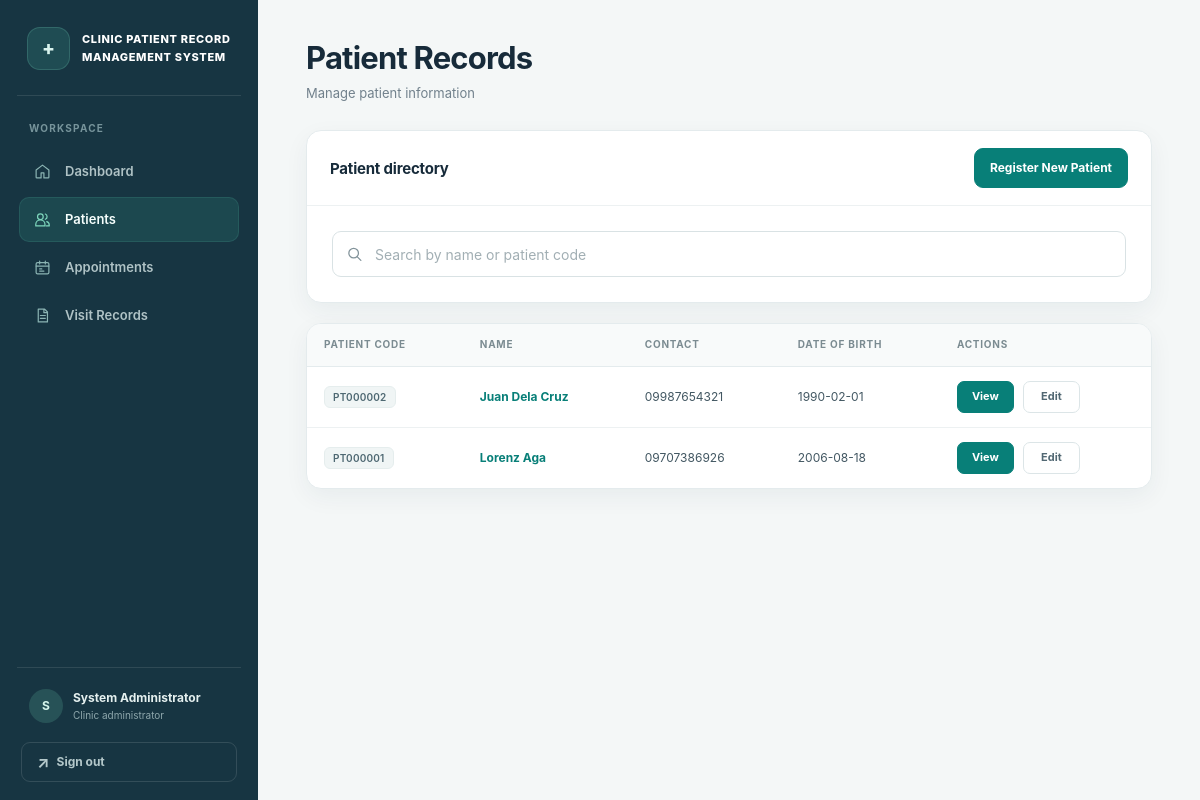
The app's page /patients (signed in) with its own data.
### tables this page shows
CREATE TABLE patients (
    patient_id INTEGER PRIMARY KEY AUTOINCREMENT,
    patient_code TEXT UNIQUE NOT NULL,
    name TEXT NOT NULL,
    contact TEXT,
    date_of_birth TEXT,
    address TEXT,
    created_at TEXT NOT NULL DEFAULT CURRENT_TIMESTAMP,
    updated_at TEXT NOT NULL DEFAULT CURRENT_TIMESTAMP
);

### app.py (the view)
@app.route('/patients')
@login_required
def patients():
    search_query = request.args.get('search', '').strip()
    if search_query:
        patients_list = db.search_patients(search_query)
    else:
        patients_list = db.get_all_patients()
    return render_template('patients.html', patients=patients_list, search_query=search_query)

### app.py (called while the page is built)
@app.after_request
def prevent_auth_page_caching(response):
    if request.endpoint in {'login', 'logout'}:
        response.headers['Cache-Control'] = 'no-store, no-cache, must-revalidate, max-age=0'
        response.headers['Pragma'] = 'no-cache'
        response.headers['Expires'] = '0'
    return response

def login_required(f):
    @wraps(f)
    def decorated_function(*args, **kwargs):
        if 'user_id' not in session:
            flash('Please log in to access this page.', 'error')
            return redirect(url_for('login'))
        return f(*args, **kwargs)
    return decorated_function

### database.py (called while the page is built)
def get_db_connection():
    conn = sqlite3.connect(DATABASE_PATH)
    conn.row_factory = sqlite3.Row
    conn.execute('PRAGMA foreign_keys = ON')
    return conn

def get_all_patients():
    conn = get_db_connection()
    patients = conn.execute(
        'SELECT * FROM patients ORDER BY created_at DESC'
    ).fetchall()
    conn.close()
    return patients

### templates/patients.html (shortened to what this page needs)
{% extends "base.html" %}
{% block content %}
<div class="content-header">
    <h1>Patient Records</h1>
    <p>Manage patient information</p>
</div>
<div class="card">
    <div class="card-header">
        <h2>Patient directory</h2>
        <a href="{{ url_for('register_patient') }}" class="btn btn-primary">Register New Patient</a>
    </div>
    <form method="GET" action="{{ url_for('patients') }}" class="search-panel" data-auto-submit role="search">
        <div class="search-field">
            <input type="search" id="patient-search-query" name="search" class="form-input search-input" placeholder="Search by name or patient code" value="{{ search_query }}" data-auto-submit-input data-restore-focus aria-label="Search patients">
        </div>
    </form>
</div>
{% if patients %}
<div class="card">
    <div class="table-container">
        <table class="data-table">
            <thead>
                <tr>
                    <th>Patient Code</th>
                    <th>Name</th>
                    <th>Contact</th>
                    <th>Date of Birth</th>
                    <th>Actions</th>
                </tr>
            </thead>
            <tbody>
                {% for patient in patients %}
                <tr>
                    <td><span class="patient-code">{{ patient.patient_code }}</span></td>
                    <td><a href="{{ url_for('patient_details', patient_id=patient.patient_id) }}">{{ patient.name }}</a></td>
                    <td>{{ patient.contact or '—' }}</td>
                    <td>{{ patient.date_of_birth or '—' }}</td>
                    <td>
                        <div class="action-buttons patient-actions">
                            <a href="{{ url_for('patient_details', patient_id=patient.patient_id) }}" class="btn btn-primary btn-small">View</a>
                            <a href="{{ url_for('edit_patient', patient_id=patient.patient_id) }}" class="btn btn-secondary btn-small">Edit</a>
                        </div>
                    </td>
                </tr>
                {% endfor %}
            </tbody>
        </table>
    </div>
</div>
{% endif %}
{% endblock %}

### records on screen
patients: patient_code "PT000002", name "Juan Dela Cruz", contact "09987654321", date_of_birth "1990-02-01"
patients: patient_code "PT000001", name "Lorenz Aga", contact "09707386926", date_of_birth "2006-08-18"

### other values on screen
{{ session.get('full_name', 'U')[:1] }} "S"
{{ session.get('full_name') }} "System Administrator"
